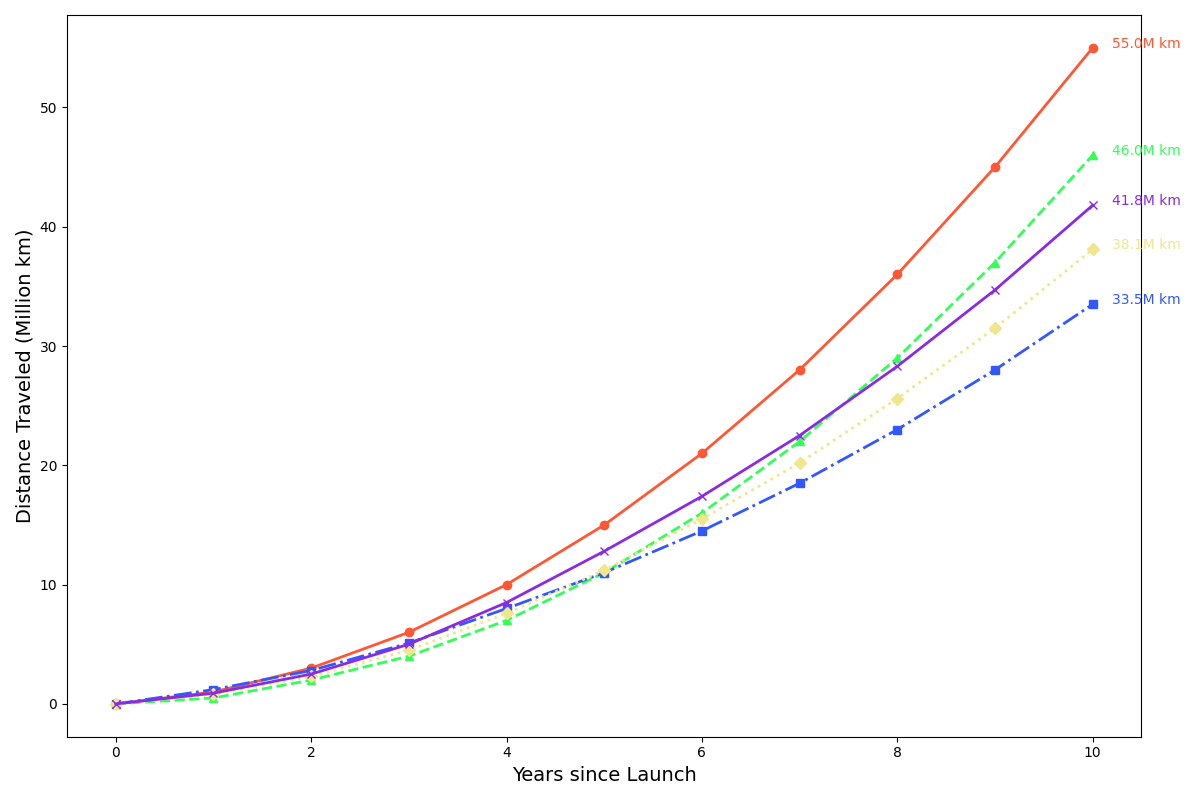

Recreate this plot in Python.
import matplotlib.pyplot as plt
import numpy as np

years = np.arange(0, 11)

voyager_1 = np.array([0, 1, 3, 6, 10, 15, 21, 28, 36, 45, 55])
voyager_2 = np.array([0, 0.5, 2, 4, 7, 11, 16, 22, 29, 37, 46])
new_horizons = np.array([0, 1.2, 2.8, 5.1, 8.0, 11.0, 14.5, 18.5, 23.0, 28.0, 33.5])
juno = np.array([0, 0.8, 2.3, 4.5, 7.6, 11.2, 15.5, 20.2, 25.6, 31.5, 38.1])
cassini = np.array([0, 0.9, 2.5, 5.0, 8.5, 12.8, 17.4, 22.5, 28.3, 34.7, 41.8])

fig, ax = plt.subplots(figsize=(12, 8))

colors = ['#FF5733', '#33FF57', '#3357FF', '#F0E68C', '#8A2BE2']

ax.plot(years, voyager_1, marker='o', linestyle='-', linewidth=2, color=colors[0])
ax.plot(years, voyager_2, marker='^', linestyle='--', linewidth=2, color=colors[1])
ax.plot(years, new_horizons, marker='s', linestyle='-.', linewidth=2, color=colors[2])
ax.plot(years, juno, marker='D', linestyle=':', linewidth=2, color=colors[3])
ax.plot(years, cassini, marker='x', linestyle='-', linewidth=2, color=colors[4])

ax.set_xlabel("Years since Launch", fontsize=14)
ax.set_ylabel("Distance Traveled (Million km)", fontsize=14)

for i, d in enumerate([voyager_1, voyager_2, new_horizons, juno, cassini]):
    ax.text(years[-1] + 0.2, d[-1], f'{d[-1]:.1f}M km', horizontalalignment='left', size=10, color=colors[i])

plt.tight_layout()
plt.show()
